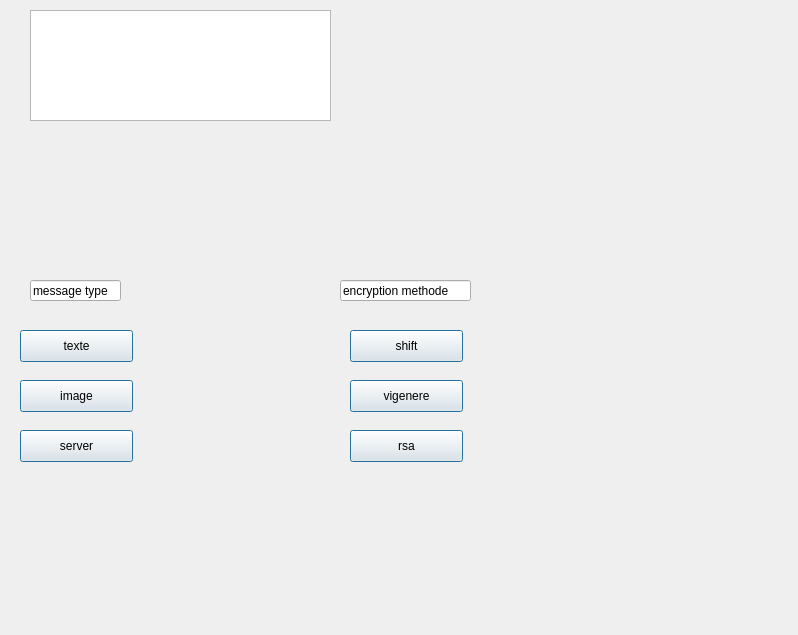
<?xml version="1.0" encoding="UTF-8"?>
<ui version="4.0">
 <class>Form</class>
 <widget class="QWidget" name="Form">
  <property name="geometry">
   <rect>
    <x>0</x>
    <y>0</y>
    <width>798</width>
    <height>635</height>
   </rect>
  </property>
  <property name="cursor">
   <cursorShape>UpArrowCursor</cursorShape>
  </property>
  <property name="windowTitle">
   <string>Form</string>
  </property>
  <widget class="QPushButton" name="t">
   <property name="geometry">
    <rect>
     <x>20</x>
     <y>330</y>
     <width>113</width>
     <height>32</height>
    </rect>
   </property>
   <property name="text">
    <string>texte</string>
   </property>
   <property name="default">
    <bool>true</bool>
   </property>
  </widget>
  <widget class="QPushButton" name="i">
   <property name="geometry">
    <rect>
     <x>20</x>
     <y>380</y>
     <width>113</width>
     <height>32</height>
    </rect>
   </property>
   <property name="text">
    <string>image</string>
   </property>
   <property name="default">
    <bool>true</bool>
   </property>
  </widget>
  <widget class="QPushButton" name="s">
   <property name="geometry">
    <rect>
     <x>20</x>
     <y>430</y>
     <width>113</width>
     <height>32</height>
    </rect>
   </property>
   <property name="text">
    <string>server</string>
   </property>
   <property name="default">
    <bool>true</bool>
   </property>
  </widget>
  <widget class="QPushButton" name="shift_e">
   <property name="geometry">
    <rect>
     <x>350</x>
     <y>330</y>
     <width>113</width>
     <height>32</height>
    </rect>
   </property>
   <property name="text">
    <string>shift</string>
   </property>
   <property name="autoDefault">
    <bool>false</bool>
   </property>
   <property name="default">
    <bool>true</bool>
   </property>
   <property name="flat">
    <bool>false</bool>
   </property>
  </widget>
  <widget class="QPushButton" name="vig_e">
   <property name="geometry">
    <rect>
     <x>350</x>
     <y>380</y>
     <width>113</width>
     <height>32</height>
    </rect>
   </property>
   <property name="text">
    <string>vigenere</string>
   </property>
   <property name="default">
    <bool>true</bool>
   </property>
  </widget>
  <widget class="QPushButton" name="rsa_e">
   <property name="geometry">
    <rect>
     <x>350</x>
     <y>430</y>
     <width>113</width>
     <height>32</height>
    </rect>
   </property>
   <property name="text">
    <string>rsa</string>
   </property>
   <property name="default">
    <bool>true</bool>
   </property>
  </widget>
  <widget class="QLineEdit" name="lineEdit">
   <property name="geometry">
    <rect>
     <x>340</x>
     <y>280</y>
     <width>131</width>
     <height>21</height>
    </rect>
   </property>
   <property name="text">
    <string>encryption methode</string>
   </property>
  </widget>
  <widget class="QLineEdit" name="lineEdit_2">
   <property name="geometry">
    <rect>
     <x>30</x>
     <y>280</y>
     <width>91</width>
     <height>21</height>
    </rect>
   </property>
   <property name="text">
    <string>message type</string>
   </property>
  </widget>
  <widget class="QWidget" name="widget" native="true">
   <property name="geometry">
    <rect>
     <x>30</x>
     <y>40</y>
     <width>120</width>
     <height>80</height>
    </rect>
   </property>
  </widget>
  <widget class="QTextEdit" name="textEdit_2">
   <property name="geometry">
    <rect>
     <x>30</x>
     <y>10</y>
     <width>301</width>
     <height>111</height>
    </rect>
   </property>
   <property name="cursor" stdset="0">
    <cursorShape>ArrowCursor</cursorShape>
   </property>
  </widget>
  <zorder>t</zorder>
  <zorder>i</zorder>
  <zorder>s</zorder>
  <zorder>vig_e</zorder>
  <zorder>rsa_e</zorder>
  <zorder>lineEdit</zorder>
  <zorder>lineEdit_2</zorder>
  <zorder>shift_e</zorder>
  <zorder>widget</zorder>
  <zorder>textEdit_2</zorder>
 </widget>
 <resources/>
 <connections/>
</ui>
